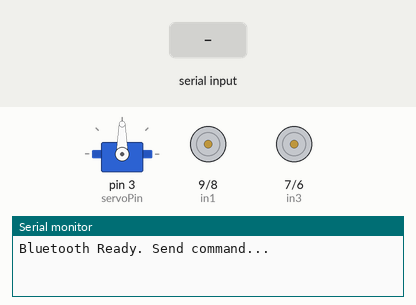
Bench run of a sketch on a simulated Arduino Uno, built with avr-gcc and run on an emulated ATmega328P. Parts: servo, motor-driver pin pairs drawn as motors (green arrow = first pin HIGH = forward, orange = second pin HIGH = backward, longer = more drive, scaled by the enable pin), the last lines printed to the serial monitor. The test bench sets the inputs (shaded band).

Above: at 1.7 s.
1.8 s: "F" received over Serial
At 2.1 s:
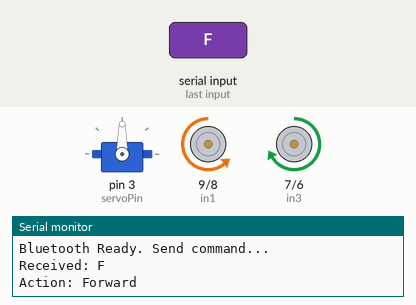
3.3 s: "B" received over Serial
At 4.5 s:
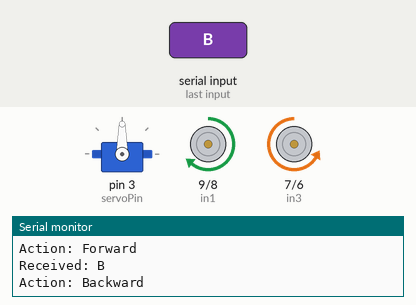
4.8 s: "L" received over Serial
At 5.6 s:
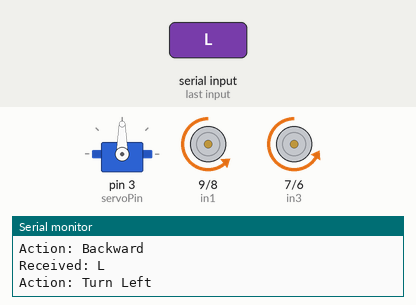
6.3 s: "R" received over Serial
At 6.8 s:
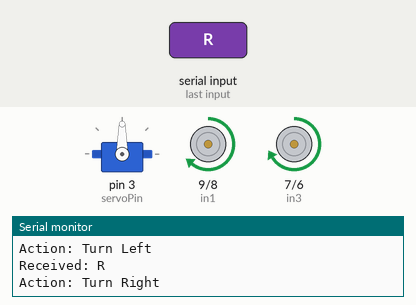
7.8 s: "X" received over Serial
At 9.0 s:
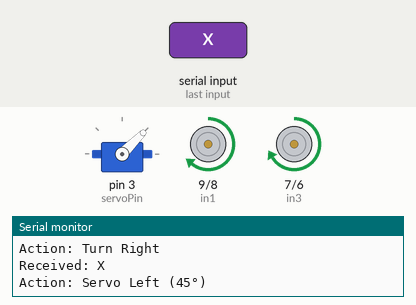
9.3 s: "S" received over Serial
At 10.3 s:
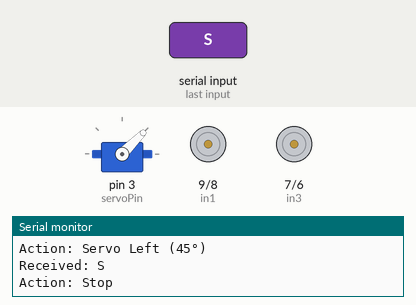
Timing chart, 0 to 11.8 s (numbered marks = the images above; inputs shaded):
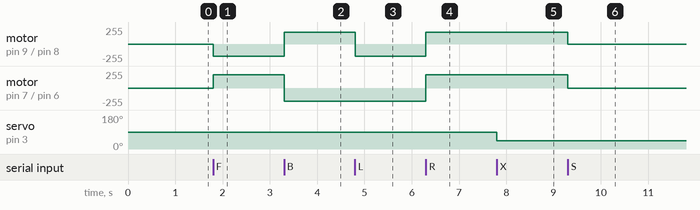

The sketch:

clawbtcar.ino
```cpp
#include <Servo.h> // Include the Servo library

// === Motor Pins ===
#define in1 9   // Left motor direction pin 1
#define in2 8   // Left motor direction pin 2
#define in3 7   // Right motor direction pin 1
#define in4 6   // Right motor direction pin 2
#define enA 11  // Left motor speed (PWM)
#define enB 5   // Right motor speed (PWM)

// === Servo Pin and Object ===
#define servoPin 3 // New: Servo connected to digital pin 3
Servo myservo;     // Create a servo object

// === Servo Angles ===
const int centerAngle = 90;
const int leftAngle = 45;
const int rightAngle = 135; // 90 + 45

// === Speed Control ===
int speedLevel1[] = {40, 70, 90, 120, 150, 180, 200, 220, 220, 225}; // 10 levels
int speedLevel2[] = {50, 80, 110, 140, 170, 200, 220, 240, 250, 255}; // 10 levels
int currentSpeedIndex = 5; // Start at level 6 (index 5)
int leftSpeed = speedLevel1[currentSpeedIndex];
int rightSpeed = speedLevel2[currentSpeedIndex];

char command; // Incoming command via Bluetooth

void setup() {
  Serial.begin(9600); // Start serial for Bluetooth

  // Set motor pins as output
  pinMode(in1, OUTPUT);
  pinMode(in2, OUTPUT);
  pinMode(in3, OUTPUT);
  pinMode(in4, OUTPUT);
  pinMode(enA, OUTPUT);
  pinMode(enB, OUTPUT);

  // Attach servo to pin 3 and set to center position
  myservo.attach(servoPin);
  myservo.write(centerAngle);
  delay(500); // Give time for servo to reach position

  Serial.println("Bluetooth Ready. Send command...");
}

void loop() {
  if (Serial.available()) {
    command = Serial.read();
    Serial.print("Received: ");
    Serial.println(command);

    switch (command) {
      case 'F': forward(); break;
      case 'B': backward(); break;
      case 'L': turnLeft(); break;
      case 'R': turnRight(); break;
      case 'S': Stop(); break;

      // New Servo Commands
      case 'X': servoLeft(); break; // Turn servo left 45 degrees
      case 'Y': servoRight(); break; // Turn servo right 45 degrees
      case 'C': servoCenter(); break; // Center servo (optional but helpful)

      case '1' ... '9':
        setSpeed(command - '1'); break;
      case '0':
        setSpeed(9); break;

      default:
        Stop(); break;
    }
  }
}

// === Movement Functions (Unchanged) ===

void forward() {
  digitalWrite(in1, LOW);
  digitalWrite(in2, HIGH);  // Left motor forward
  digitalWrite(in3, HIGH);
  digitalWrite(in4, LOW);   // Right motor forward
  analogWrite(enA, leftSpeed);
  analogWrite(enB, rightSpeed);
  Serial.println("Action: Forward");
}

void backward() {
  digitalWrite(in1, HIGH);
  digitalWrite(in2, LOW);   // Left motor backward
  digitalWrite(in3, LOW);
  digitalWrite(in4, HIGH);  // Right motor backward
  analogWrite(enA, leftSpeed);
  analogWrite(enB, rightSpeed);
  Serial.println("Action: Backward");
}

void turnRight() {
  digitalWrite(in1, HIGH);
  digitalWrite(in2, LOW);   // Left motor backward
  digitalWrite(in3, HIGH);
  digitalWrite(in4, LOW);   // Right motor forward
  analogWrite(enA, leftSpeed);
  analogWrite(enB, rightSpeed);
  Serial.println("Action: Turn Right");
}

void turnLeft() {
  digitalWrite(in1, LOW);
  digitalWrite(in2, HIGH);  // Left motor forward
  digitalWrite(in3, LOW);
  digitalWrite(in4, HIGH);  // Right motor backward
  analogWrite(enA, leftSpeed);
  analogWrite(enB, rightSpeed);
  Serial.println("Action: Turn Left");
}

void Stop() {
  digitalWrite(in1, LOW);
  digitalWrite(in2, LOW);
  digitalWrite(in3, LOW);
  digitalWrite(in4, LOW);
  analogWrite(enA, 0);
  analogWrite(enB, 0);
  Serial.println("Action: Stop");
}

// === Speed Control Function (Unchanged) ===

void setSpeed(int index) {
  if (index >= 0 && index < 10) {
    currentSpeedIndex = index;
    leftSpeed = speedLevel1[index];
    rightSpeed = speedLevel2[index];
    Serial.print("Speed Level: ");
    Serial.print(index + 1);
    Serial.print(" → PWM = ");
    Serial.print(speedLevel1[index]);
    Serial.print(", ");
    Serial.println(speedLevel2[index]);
  }
}

// === Servo Control Functions (New) ===

void servoLeft() {
  myservo.write(leftAngle); // Move to 45 degrees
  Serial.print("Action: Servo Left (");
  Serial.print(leftAngle);
  Serial.println("°)");
}

void servoRight() {
  myservo.write(rightAngle); // Move to 135 degrees
  Serial.print("Action: Servo Right (");
  Serial.print(rightAngle);
  Serial.println("°)");
}

void servoCenter() {
  myservo.write(centerAngle); // Move to 90 degrees
  Serial.print("Action: Servo Center (");
  Serial.print(centerAngle);
  Serial.println("°)");
}
```

Measured:
- after the input at 1.8 s, motor on pin 9 (in1) / pin 8 (in2): stopped → backward 180/255 at once; motor on pin 7 (in3) / pin 6 (in4): stopped → forward 200/255 at once
- after the input at 3.3 s, motor on pin 9 (in1) / pin 8 (in2): backward 180/255 → forward 180/255 at once; motor on pin 7 (in3) / pin 6 (in4): forward 200/255 → backward 200/255 at once
- after the input at 4.8 s, motor on pin 9 (in1) / pin 8 (in2): forward 180/255 → backward 180/255 at once
- after the input at 6.3 s, motor on pin 9 (in1) / pin 8 (in2): backward 180/255 → forward 180/255 at once; motor on pin 7 (in3) / pin 6 (in4): backward 200/255 → forward 200/255 at once
- after the input at 7.8 s, servo on pin 3 (servoPin): 90° → 45° at once
- after the input at 9.3 s, motor on pin 9 (in1) / pin 8 (in2): forward 180/255 → stopped at once; motor on pin 7 (in3) / pin 6 (in4): forward 200/255 → stopped at once
